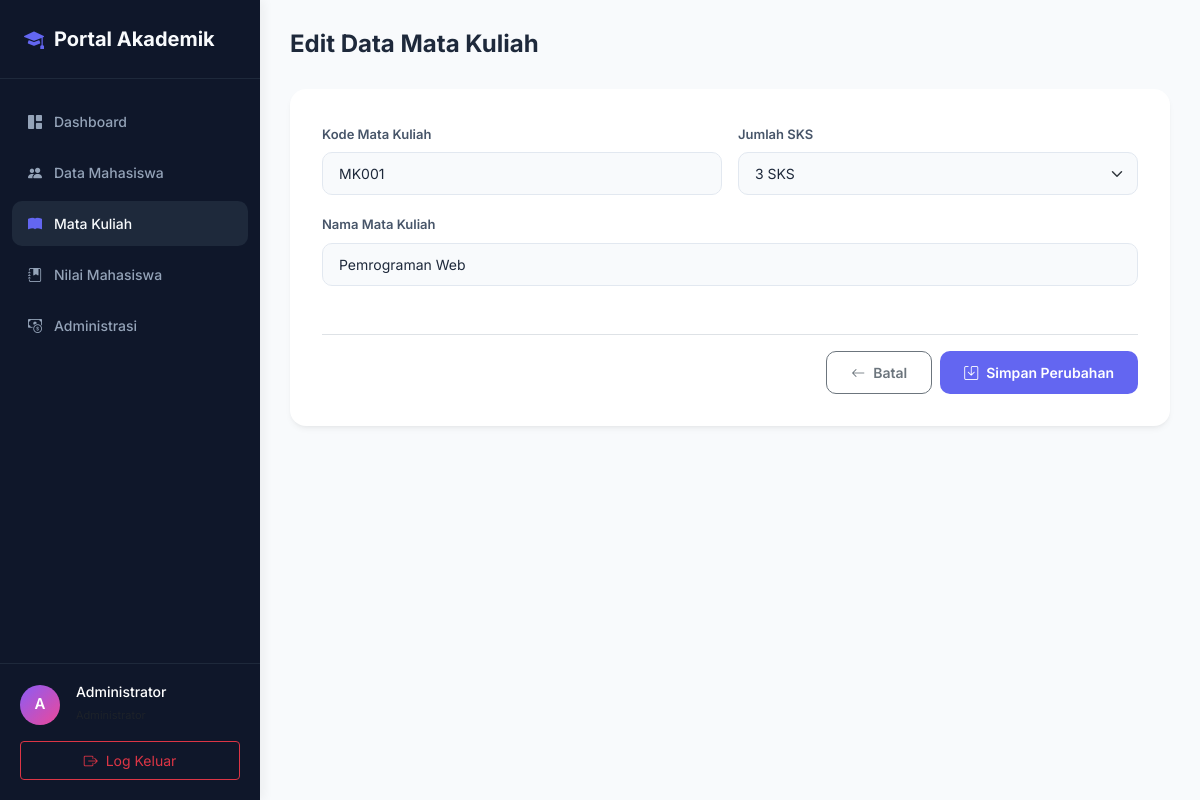
Page /mata-kuliah/edit.php?id=1 (signed in) on the committed database.
### tables this page shows
CREATE TABLE mata_kuliah (
    id INT AUTO_INCREMENT PRIMARY KEY,
    kode_mk VARCHAR(15) UNIQUE NOT NULL,
    nama_mk VARCHAR(100) NOT NULL,
    sks INT NOT NULL
);

### mata-kuliah/edit.php (the view, shortened to what this page needs)
<?php
include '../config/koneksi.php';
$admin_nama = $_SESSION['nama'] ?? 'Administrator';
$id = (int)$_GET['id'];
$stmt_fetch = mysqli_prepare($koneksi, "SELECT * FROM mata_kuliah WHERE id = ?");
mysqli_stmt_bind_param($stmt_fetch, "i", $id);
mysqli_stmt_execute($stmt_fetch);
$result = mysqli_stmt_get_result($stmt_fetch);
$d = mysqli_fetch_assoc($result);
?>
<!DOCTYPE html>
<html lang="id">
<head>
    <link href="https://cdn.jsdelivr.net/npm/bootstrap@5.3.3/dist/css/bootstrap.min.css" rel="stylesheet">
    <link rel="stylesheet" href="https://cdn.jsdelivr.net/npm/bootstrap-icons@1.11.3/font/bootstrap-icons.min.css">
</head>
<body>
<div class="sidebar" id="sidebar">
    <div class="sidebar-brand">
        <i class="bi bi-mortarboard-fill"></i>
        <span>Portal Akademik</span>
    </div>
    <ul class="sidebar-menu">
        <li class="sidebar-menu-item">
            <a href="../dashboard.php" class="sidebar-link">
                <i class="bi bi-grid-1x2-fill"></i>
                <span>Dashboard</span>
            </a>
        </li>
        <li class="sidebar-menu-item">
            <a href="../mahasiswa/index.php" class="sidebar-link">
                <i class="bi bi-people-fill"></i>
                <span>Data Mahasiswa</span>
            </a>
        </li>
        <li class="sidebar-menu-item">
            <a href="index.php" class="sidebar-link active">
                <i class="bi bi-book-fill"></i>
                <span>Mata Kuliah</span>
            </a>
        </li>
        <li class="sidebar-menu-item">
            <a href="../nilai/index.php" class="sidebar-link">
                <i class="bi bi-journal-bookmark-fill"></i>
                <span>Nilai Mahasiswa</span>
            </a>
        </li>
        <li class="sidebar-menu-item">
            <a href="../administrasi/index.php" class="sidebar-link">
                <i class="bi bi-cash-coin"></i>
                <span>Administrasi</span>
            </a>
        </li>
    </ul>
    <div class="sidebar-footer">
        <div class="d-flex align-items-center gap-3 mb-3 text-white">
            <div class="avatar-initial">
                <?= strtoupper(substr($admin_nama, 0, 1)) ?>
            </div>
            <div>
                <h6 class="mb-0 text-truncate" style="max-width: 140px; font-size: 14px;"><?= htmlspecialchars($admin_nama) ?></h6>
                <small class="text-muted" style="font-size: 11px;">Administrator</small>
            </div>
        </div>
        <a href="../logout.php" class="btn btn-outline-danger btn-sm w-100 py-2 d-flex align-items-center justify-content-center gap-2">
            <i class="bi bi-box-arrow-right"></i>
            <span>Log Keluar</span>
        </a>
    </div>
</div>
<div class="main-content">
    <h3 class="page-title">Edit Data Mata Kuliah</h3>
    <div class="form-card">
        <form method="post" action="">
            <div class="row g-3">
                <div class="col-md-6">
                    <label for="kode_mk" class="form-label">Kode Mata Kuliah</label>
                    <input type="text" class="form-control" id="kode_mk" name="kode_mk" value="<?= htmlspecialchars($d['kode_mk']) ?>" required>
                </div>
                <div class="col-md-6">
                    <label for="sks" class="form-label">Jumlah SKS</label>
                    <select class="form-select" id="sks" name="sks" required>
                        <option value="3" <?= $d['sks'] == 3 ? 'selected' : '' ?>>3 SKS</option>
                    </select>
                </div>
                <div class="col-12">
                    <label for="nama_mk" class="form-label">Nama Mata Kuliah</label>
                    <input type="text" class="form-control" id="nama_mk" name="nama_mk" value="<?= htmlspecialchars($d['nama_mk']) ?>" required>
                </div>
            </div>
            <div class="d-flex gap-2 justify-content-end mt-5 pt-3 border-top">
                <a href="index.php" class="btn btn-outline-secondary btn-custom">
                    <i class="bi bi-arrow-left"></i>
                    <span>Batal</span>
                </a>
                <button type="submit" name="update" class="btn btn-custom btn-primary-custom">
                    <i class="bi bi-save"></i>
                    <span>Simpan Perubahan</span>
                </button>
            </div>
        </form>
    </div>
</div>
</body>
</html>

### mata-kuliah/edit.php (style rules this page uses)
:root { --sidebar-width: 260px; --primary-color: #6366f1; --primary-hover: #4f46e5; --bg-body: #f8fafc; --card-shadow: 0 4px 6px -1px rgba(0, 0, 0, 0.05), 0 2px 4px -2px rgba(0, 0, 0, 0.05); --transition-speed: 0.3s; }
body { font-family: 'Inter', sans-serif; background-color: var(--bg-body); overflow-x: hidden; }
.sidebar { width: var(--sidebar-width); height: 100vh; position: fixed; top: 0; left: 0; background-color: #0f172a; color: #94a3b8; z-index: 100; transition: all var(--transition-speed) ease; box-shadow: 4px 0 10px rgba(0,0,0,0.05); }
.sidebar-brand { padding: 24px; font-size: 20px; font-weight: 700; color: #f8fafc; border-bottom: 1px solid #1e293b; display: flex; align-items: center; gap: 10px; }
.sidebar-brand i { color: var(--primary-color); }
.sidebar-menu { padding: 20px 12px; list-style: none; margin: 0; }
.sidebar-menu-item { margin-bottom: 6px; }
.sidebar-link { display: flex; align-items: center; gap: 12px; padding: 12px 16px; color: #94a3b8; text-decoration: none; border-radius: 10px; font-weight: 500; font-size: 14px; transition: all 0.2s ease; }
.sidebar-link:hover, .sidebar-link.active { background-color: #1e293b; color: #f8fafc; }
.sidebar-link.active i { color: var(--primary-color); }
.sidebar-footer { position: absolute; bottom: 0; width: 100%; padding: 20px; border-top: 1px solid #1e293b; }
.main-content { margin-left: var(--sidebar-width); min-height: 100vh; transition: all var(--transition-speed) ease; padding: 30px; }
.page-title { font-size: 24px; font-weight: 700; color: #1e293b; margin-bottom: 30px; }
.form-card { background-color: white; border: none; border-radius: 16px; padding: 32px; box-shadow: var(--card-shadow); }
.form-label { font-size: 13px; font-weight: 600; color: #475569; margin-bottom: 8px; }
.form-control, .form-select { background-color: #f8fafc; border: 1px solid #e2e8f0; color: #1e293b; border-radius: 10px; padding: 10px 16px; font-size: 14px; transition: all 0.3s ease; }
.btn-custom { border-radius: 10px; padding: 10px 24px; font-weight: 600; font-size: 14px; display: flex; align-items: center; gap: 8px; transition: all 0.2s ease; }
.btn-primary-custom { background-color: var(--primary-color); border: none; color: white; }
.avatar-initial { width: 40px; height: 40px; background: linear-gradient(135deg, #8b5cf6 0%, #ec4899 100%); color: white; border-radius: 50%; display: flex; align-items: center; justify-content: center; font-weight: 600; font-size: 15px; }

### rows in the picture
mata_kuliah: kode_mk "MK001", sks "3 SKS", nama_mk "Pemrograman Web"

### other values in the picture
substr($admin_nama, 0, 1) "A"
$admin_nama "Administrator"
